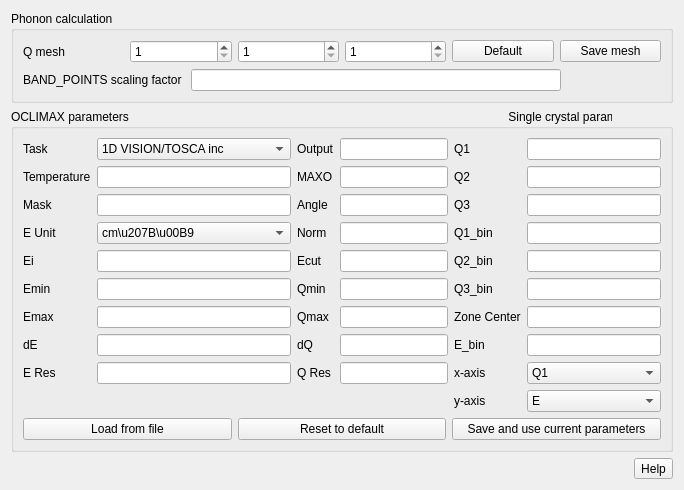
<?xml version="1.0" encoding="UTF-8"?>
<ui version="4.0">
 <class>OCLIMAX</class>
 <widget class="QWidget" name="OCLIMAX">
  <property name="geometry">
   <rect>
    <x>0</x>
    <y>0</y>
    <width>677</width>
    <height>488</height>
   </rect>
  </property>
  <property name="windowTitle">
   <string>Set up simulation</string>
  </property>
  <layout class="QVBoxLayout" name="verticalLayout">
   <item>
    <widget class="QGroupBox" name="groupBox">
     <property name="title">
      <string>Phonon calculation</string>
     </property>
     <layout class="QVBoxLayout" name="verticalLayout_2">
      <item>
       <layout class="QHBoxLayout" name="horizontalLayout">
        <item>
         <widget class="QLabel" name="label">
          <property name="toolTip">
           <string>Uniform mesh in the first Brillouin zone for phonon DOS</string>
          </property>
          <property name="text">
           <string>Q mesh</string>
          </property>
         </widget>
        </item>
        <item>
         <widget class="QSpinBox" name="spinBox_mesh1">
          <property name="minimum">
           <number>1</number>
          </property>
         </widget>
        </item>
        <item>
         <widget class="QSpinBox" name="spinBox_mesh2">
          <property name="minimum">
           <number>1</number>
          </property>
         </widget>
        </item>
        <item>
         <widget class="QSpinBox" name="spinBox_mesh3">
          <property name="minimum">
           <number>1</number>
          </property>
         </widget>
        </item>
        <item>
         <widget class="QPushButton" name="pushButton_ph_default">
          <property name="toolTip">
           <string>Use default mesh based on cell size</string>
          </property>
          <property name="text">
           <string>Default</string>
          </property>
         </widget>
        </item>
        <item>
         <widget class="QPushButton" name="pushButton_ph_save">
          <property name="toolTip">
           <string>Save mesh to the mesh.conf file</string>
          </property>
          <property name="text">
           <string>Save mesh</string>
          </property>
         </widget>
        </item>
       </layout>
      </item>
      <item>
       <layout class="QHBoxLayout" name="horizontalLayout_3">
        <item>
         <widget class="QLabel" name="label_29">
          <property name="toolTip">
           <string>Increase Q point density when dispersion appears disconnected</string>
          </property>
          <property name="text">
           <string>BAND_POINTS scaling factor </string>
          </property>
         </widget>
        </item>
        <item>
         <widget class="QLineEdit" name="lineEdit_bscale"/>
        </item>
        <item>
         <spacer name="verticalSpacer_5">
          <property name="orientation">
           <enum>Qt::Vertical</enum>
          </property>
          <property name="sizeHint" stdset="0">
           <size>
            <width>20</width>
            <height>40</height>
           </size>
          </property>
         </spacer>
        </item>
        <item>
         <spacer name="verticalSpacer_4">
          <property name="orientation">
           <enum>Qt::Vertical</enum>
          </property>
          <property name="sizeHint" stdset="0">
           <size>
            <width>20</width>
            <height>40</height>
           </size>
          </property>
         </spacer>
        </item>
        <item>
         <spacer name="verticalSpacer_3">
          <property name="orientation">
           <enum>Qt::Vertical</enum>
          </property>
          <property name="sizeHint" stdset="0">
           <size>
            <width>20</width>
            <height>40</height>
           </size>
          </property>
         </spacer>
        </item>
        <item>
         <spacer name="verticalSpacer">
          <property name="orientation">
           <enum>Qt::Vertical</enum>
          </property>
          <property name="sizeHint" stdset="0">
           <size>
            <width>20</width>
            <height>40</height>
           </size>
          </property>
         </spacer>
        </item>
        <item>
         <spacer name="verticalSpacer_2">
          <property name="orientation">
           <enum>Qt::Vertical</enum>
          </property>
          <property name="sizeHint" stdset="0">
           <size>
            <width>20</width>
            <height>40</height>
           </size>
          </property>
         </spacer>
        </item>
       </layout>
      </item>
     </layout>
    </widget>
   </item>
   <item>
    <widget class="QGroupBox" name="groupBox_2">
     <property name="enabled">
      <bool>true</bool>
     </property>
     <property name="title">
      <string>OCLIMAX parameters                                                                                                                  Single crystal parameters</string>
     </property>
     <layout class="QFormLayout" name="formLayout">
      <item row="0" column="0">
       <layout class="QGridLayout" name="gridLayout">
        <item row="7" column="2">
         <widget class="QLineEdit" name="lineEdit_Emax"/>
        </item>
        <item row="10" column="2">
         <widget class="QLineEdit" name="lineEdit_Eres"/>
        </item>
        <item row="1" column="0">
         <widget class="QLabel" name="label_4">
          <property name="toolTip">
           <string>Temperature in kelvin</string>
          </property>
          <property name="text">
           <string>Temperature</string>
          </property>
         </widget>
        </item>
        <item row="0" column="4">
         <widget class="QLineEdit" name="lineEdit_output"/>
        </item>
        <item row="1" column="2">
         <widget class="QLineEdit" name="lineEdit_temp"/>
        </item>
        <item row="1" column="4">
         <widget class="QLineEdit" name="lineEdit_maxo"/>
        </item>
        <item row="6" column="2">
         <widget class="QLineEdit" name="lineEdit_Emin"/>
        </item>
        <item row="7" column="4">
         <widget class="QLineEdit" name="lineEdit_Qmax"/>
        </item>
        <item row="7" column="0">
         <widget class="QLabel" name="label_9">
          <property name="toolTip">
           <string>Maximum energy in simulated spectra</string>
          </property>
          <property name="text">
           <string>Emax</string>
          </property>
         </widget>
        </item>
        <item row="4" column="0">
         <widget class="QLabel" name="label_17">
          <property name="toolTip">
           <string>Unit of energy transfer</string>
          </property>
          <property name="text">
           <string>E Unit</string>
          </property>
         </widget>
        </item>
        <item row="10" column="4">
         <widget class="QLineEdit" name="lineEdit_Qres"/>
        </item>
        <item row="7" column="3">
         <widget class="QLabel" name="label_11">
          <property name="toolTip">
           <string>Maximum Q in simulated spectra</string>
          </property>
          <property name="text">
           <string>Qmax</string>
          </property>
         </widget>
        </item>
        <item row="6" column="3">
         <widget class="QLabel" name="label_10">
          <property name="toolTip">
           <string>Minimum Q in simulated spectra</string>
          </property>
          <property name="text">
           <string>Qmin</string>
          </property>
         </widget>
        </item>
        <item row="0" column="3">
         <widget class="QLabel" name="label_18">
          <property name="toolTip">
           <string>Options for additional output files</string>
          </property>
          <property name="text">
           <string>Output</string>
          </property>
         </widget>
        </item>
        <item row="10" column="0">
         <widget class="QLabel" name="label_6">
          <property name="toolTip">
           <string>Energy resolution coefficients r0 r1 r2 ... with FWHM=2.355*(r0+r1*E+r2*E^2+...). Use -1 for no resolution.</string>
          </property>
          <property name="text">
           <string>E Res</string>
          </property>
         </widget>
        </item>
        <item row="0" column="2">
         <widget class="QComboBox" name="comboBox_task">
          <item>
           <property name="text">
            <string>1D VISION/TOSCA inc</string>
           </property>
          </item>
          <item>
           <property name="text">
            <string>2D S(Q,E) powder inc</string>
           </property>
          </item>
          <item>
           <property name="text">
            <string>1D VISION/TOSCA full</string>
           </property>
          </item>
          <item>
           <property name="text">
            <string>2D S(Q,E) powder full</string>
           </property>
          </item>
          <item>
           <property name="text">
            <string>2D S(Q,E) single crystal</string>
           </property>
          </item>
          <item>
           <property name="text">
            <string>2D S(Q,Q) single crystal</string>
           </property>
          </item>
          <item>
           <property name="text">
            <string>Others (defined in params file)</string>
           </property>
          </item>
         </widget>
        </item>
        <item row="4" column="2">
         <widget class="QComboBox" name="comboBox_Eunit">
          <item>
           <property name="text">
            <string>cm\u207B\u00B9</string>
           </property>
          </item>
          <item>
           <property name="text">
            <string>meV</string>
           </property>
          </item>
          <item>
           <property name="text">
            <string>THz</string>
           </property>
          </item>
         </widget>
        </item>
        <item row="0" column="0">
         <widget class="QLabel" name="label_2">
          <property name="toolTip">
           <string>Choose a type of calculation. Click &quot;Help&quot; at bottom right for more information.</string>
          </property>
          <property name="text">
           <string>Task</string>
          </property>
         </widget>
        </item>
        <item row="9" column="3">
         <widget class="QLabel" name="label_13">
          <property name="toolTip">
           <string>Q bin size in simulated spectra</string>
          </property>
          <property name="text">
           <string>dQ</string>
          </property>
         </widget>
        </item>
        <item row="3" column="0">
         <widget class="QLabel" name="label_19">
          <property name="toolTip">
           <string>Set 1 to simulate [Q,E] envelope due to kinematics and detector coverage</string>
          </property>
          <property name="text">
           <string>Mask</string>
          </property>
         </widget>
        </item>
        <item row="9" column="4">
         <widget class="QLineEdit" name="lineEdit_dQ"/>
        </item>
        <item row="6" column="4">
         <widget class="QLineEdit" name="lineEdit_Qmin"/>
        </item>
        <item row="1" column="3">
         <widget class="QLabel" name="label_5">
          <property name="toolTip">
           <string>Maximum order of excitations to calculate</string>
          </property>
          <property name="text">
           <string>MAXO</string>
          </property>
         </widget>
        </item>
        <item row="3" column="4">
         <widget class="QLineEdit" name="lineEdit_theta"/>
        </item>
        <item row="3" column="3">
         <widget class="QLabel" name="label_21">
          <property name="toolTip">
           <string>Scattering angles to define detector coverage</string>
          </property>
          <property name="text">
           <string>Angle</string>
          </property>
         </widget>
        </item>
        <item row="3" column="2">
         <widget class="QLineEdit" name="lineEdit_mask"/>
        </item>
        <item row="9" column="2">
         <widget class="QLineEdit" name="lineEdit_dE"/>
        </item>
        <item row="6" column="0">
         <widget class="QLabel" name="label_8">
          <property name="toolTip">
           <string>Minimum energy in simulated spectra</string>
          </property>
          <property name="text">
           <string>Emin</string>
          </property>
         </widget>
        </item>
        <item row="9" column="0">
         <widget class="QLabel" name="label_12">
          <property name="toolTip">
           <string>Energy bin size in simulated spectra</string>
          </property>
          <property name="text">
           <string>dE</string>
          </property>
         </widget>
        </item>
        <item row="10" column="3">
         <widget class="QLabel" name="label_7">
          <property name="toolTip">
           <string>Q resolution coefficients r0 r1 r2 ... with FWHM=2.355*(r0+r1*Q+r2*Q^2+...). Use -1 for no resolution.</string>
          </property>
          <property name="text">
           <string>Q Res</string>
          </property>
         </widget>
        </item>
        <item row="5" column="3">
         <widget class="QLabel" name="label_3">
          <property name="toolTip">
           <string>Energy cutoff (phonon modes below this cutoff will be ignored)</string>
          </property>
          <property name="text">
           <string>Ecut</string>
          </property>
         </widget>
        </item>
        <item row="5" column="0">
         <widget class="QLabel" name="label_22">
          <property name="toolTip">
           <string>Incident energy (DGS only)</string>
          </property>
          <property name="text">
           <string>Ei</string>
          </property>
         </widget>
        </item>
        <item row="5" column="2">
         <widget class="QLineEdit" name="lineEdit_Ei"/>
        </item>
        <item row="5" column="4">
         <widget class="QLineEdit" name="lineEdit_Ecut"/>
        </item>
        <item row="4" column="3">
         <widget class="QLabel" name="label_20">
          <property name="toolTip">
           <string>Normalize spectral intensity with total scattering cross-section</string>
          </property>
          <property name="text">
           <string>Norm</string>
          </property>
         </widget>
        </item>
        <item row="4" column="4">
         <widget class="QLineEdit" name="lineEdit_norm"/>
        </item>
       </layout>
      </item>
      <item row="1" column="0" colspan="2">
       <layout class="QHBoxLayout" name="horizontalLayout_2">
        <item>
         <widget class="QPushButton" name="pushButton_oclimax_load">
          <property name="toolTip">
           <string>Read parameters from a params file</string>
          </property>
          <property name="text">
           <string>Load from file</string>
          </property>
         </widget>
        </item>
        <item>
         <widget class="QPushButton" name="pushButton_oclimax_default">
          <property name="toolTip">
           <string>Default calculation for 1D VISION/TOSCA spectra</string>
          </property>
          <property name="text">
           <string>Reset to default</string>
          </property>
         </widget>
        </item>
        <item>
         <widget class="QPushButton" name="pushButton_oclimax_save">
          <property name="toolTip">
           <string>Save parameters to a params file before running the calculation</string>
          </property>
          <property name="text">
           <string>Save and use current parameters</string>
          </property>
         </widget>
        </item>
       </layout>
      </item>
      <item row="0" column="1">
       <layout class="QGridLayout" name="gridLayout_2">
        <item row="0" column="0">
         <widget class="QLabel" name="label_14">
          <property name="toolTip">
           <string>Vector for Q1 dimension (in rlu)</string>
          </property>
          <property name="text">
           <string>Q1</string>
          </property>
         </widget>
        </item>
        <item row="9" column="0">
         <widget class="QLabel" name="label_28">
          <property name="toolTip">
           <string>Y-axis in the 2D plot</string>
          </property>
          <property name="text">
           <string>y-axis</string>
          </property>
         </widget>
        </item>
        <item row="1" column="1">
         <widget class="QLineEdit" name="lineEdit_Q2"/>
        </item>
        <item row="7" column="0">
         <widget class="QLabel" name="label_26">
          <property name="toolTip">
           <string>Binning for energy</string>
          </property>
          <property name="text">
           <string>E_bin</string>
          </property>
         </widget>
        </item>
        <item row="5" column="1">
         <widget class="QLineEdit" name="lineEdit_Q3bin"/>
        </item>
        <item row="2" column="0">
         <widget class="QLabel" name="label_16">
          <property name="toolTip">
           <string>Vector for Q3 dimension (in rlu)</string>
          </property>
          <property name="text">
           <string>Q3</string>
          </property>
         </widget>
        </item>
        <item row="0" column="1">
         <widget class="QLineEdit" name="lineEdit_Q1"/>
        </item>
        <item row="1" column="0">
         <widget class="QLabel" name="label_15">
          <property name="toolTip">
           <string>Vector for Q2 dimension (in rlu)</string>
          </property>
          <property name="text">
           <string>Q2</string>
          </property>
         </widget>
        </item>
        <item row="4" column="1">
         <widget class="QLineEdit" name="lineEdit_Q2bin"/>
        </item>
        <item row="8" column="0">
         <widget class="QLabel" name="label_27">
          <property name="toolTip">
           <string>X-axis in the 2D plot</string>
          </property>
          <property name="text">
           <string>x-axis</string>
          </property>
         </widget>
        </item>
        <item row="5" column="0">
         <widget class="QLabel" name="label_25">
          <property name="toolTip">
           <string>Binning for Q3 dimension (in rlu)</string>
          </property>
          <property name="text">
           <string>Q3_bin</string>
          </property>
         </widget>
        </item>
        <item row="8" column="1">
         <widget class="QComboBox" name="comboBox_xaxis">
          <item>
           <property name="text">
            <string>Q1</string>
           </property>
          </item>
          <item>
           <property name="text">
            <string>Q2</string>
           </property>
          </item>
          <item>
           <property name="text">
            <string>Q3</string>
           </property>
          </item>
         </widget>
        </item>
        <item row="7" column="1">
         <widget class="QLineEdit" name="lineEdit_Ebin"/>
        </item>
        <item row="3" column="0">
         <widget class="QLabel" name="label_23">
          <property name="toolTip">
           <string>Binning for Q1 dimension (in rlu)</string>
          </property>
          <property name="text">
           <string>Q1_bin</string>
          </property>
         </widget>
        </item>
        <item row="2" column="1">
         <widget class="QLineEdit" name="lineEdit_Q3"/>
        </item>
        <item row="4" column="0">
         <widget class="QLabel" name="label_24">
          <property name="toolTip">
           <string>Binning for Q2 dimension (in rlu)</string>
          </property>
          <property name="text">
           <string>Q2_bin</string>
          </property>
         </widget>
        </item>
        <item row="9" column="1">
         <widget class="QComboBox" name="comboBox_yaxis">
          <item>
           <property name="text">
            <string>E</string>
           </property>
          </item>
          <item>
           <property name="text">
            <string>Q1</string>
           </property>
          </item>
          <item>
           <property name="text">
            <string>Q2</string>
           </property>
          </item>
          <item>
           <property name="text">
            <string>Q3</string>
           </property>
          </item>
         </widget>
        </item>
        <item row="3" column="1">
         <widget class="QLineEdit" name="lineEdit_Q1bin"/>
        </item>
        <item row="6" column="1">
         <widget class="QLineEdit" name="lineEdit_HKL"/>
        </item>
        <item row="6" column="0">
         <widget class="QLabel" name="label_30">
          <property name="toolTip">
           <string>HKL for the center of the BZ of interest (must be integers)</string>
          </property>
          <property name="text">
           <string>Zone Center</string>
          </property>
         </widget>
        </item>
       </layout>
      </item>
     </layout>
    </widget>
   </item>
   <item alignment="Qt::AlignRight">
    <widget class="QToolButton" name="toolButton_help_oclimax">
     <property name="text">
      <string>Help</string>
     </property>
    </widget>
   </item>
  </layout>
 </widget>
 <resources/>
 <connections>
  <connection>
   <sender>pushButton_ph_default</sender>
   <signal>clicked()</signal>
   <receiver>OCLIMAX</receiver>
   <slot>use_default_mesh()</slot>
   <hints>
    <hint type="sourcelabel">
     <x>566</x>
     <y>86</y>
    </hint>
    <hint type="destinationlabel">
     <x>569</x>
     <y>119</y>
    </hint>
   </hints>
  </connection>
  <connection>
   <sender>pushButton_ph_save</sender>
   <signal>clicked()</signal>
   <receiver>OCLIMAX</receiver>
   <slot>save_mesh()</slot>
   <hints>
    <hint type="sourcelabel">
     <x>676</x>
     <y>86</y>
    </hint>
    <hint type="destinationlabel">
     <x>569</x>
     <y>91</y>
    </hint>
   </hints>
  </connection>
  <connection>
   <sender>pushButton_oclimax_load</sender>
   <signal>clicked()</signal>
   <receiver>OCLIMAX</receiver>
   <slot>load_parameters()</slot>
   <hints>
    <hint type="sourcelabel">
     <x>209</x>
     <y>435</y>
    </hint>
    <hint type="destinationlabel">
     <x>217</x>
     <y>429</y>
    </hint>
   </hints>
  </connection>
  <connection>
   <sender>pushButton_oclimax_default</sender>
   <signal>clicked()</signal>
   <receiver>OCLIMAX</receiver>
   <slot>use_default_parameters()</slot>
   <hints>
    <hint type="sourcelabel">
     <x>455</x>
     <y>435</y>
    </hint>
    <hint type="destinationlabel">
     <x>403</x>
     <y>429</y>
    </hint>
   </hints>
  </connection>
  <connection>
   <sender>pushButton_oclimax_save</sender>
   <signal>clicked()</signal>
   <receiver>OCLIMAX</receiver>
   <slot>save_parameters()</slot>
   <hints>
    <hint type="sourcelabel">
     <x>676</x>
     <y>435</y>
    </hint>
    <hint type="destinationlabel">
     <x>569</x>
     <y>429</y>
    </hint>
   </hints>
  </connection>
  <connection>
   <sender>toolButton_help_oclimax</sender>
   <signal>clicked()</signal>
   <receiver>OCLIMAX</receiver>
   <slot>open_help_oclimax()</slot>
   <hints>
    <hint type="sourcelabel">
     <x>687</x>
     <y>474</y>
    </hint>
    <hint type="destinationlabel">
     <x>284</x>
     <y>214</y>
    </hint>
   </hints>
  </connection>
  <connection>
   <sender>comboBox_task</sender>
   <signal>currentIndexChanged(int)</signal>
   <receiver>OCLIMAX</receiver>
   <slot>task_changed()</slot>
   <hints>
    <hint type="sourcelabel">
     <x>184</x>
     <y>171</y>
    </hint>
    <hint type="destinationlabel">
     <x>348</x>
     <y>241</y>
    </hint>
   </hints>
  </connection>
  <connection>
   <sender>comboBox_Eunit</sender>
   <signal>currentIndexChanged(int)</signal>
   <receiver>OCLIMAX</receiver>
   <slot>unit_changed()</slot>
   <hints>
    <hint type="sourcelabel">
     <x>184</x>
     <y>252</y>
    </hint>
    <hint type="destinationlabel">
     <x>348</x>
     <y>241</y>
    </hint>
   </hints>
  </connection>
 </connections>
 <slots>
  <slot>use_default_mesh()</slot>
  <slot>save_mesh()</slot>
  <slot>load_parameters()</slot>
  <slot>use_default_parameters()</slot>
  <slot>save_parameters()</slot>
  <slot>open_help_oclimax()</slot>
  <slot>task_changed()</slot>
  <slot>unit_changed()</slot>
 </slots>
</ui>
